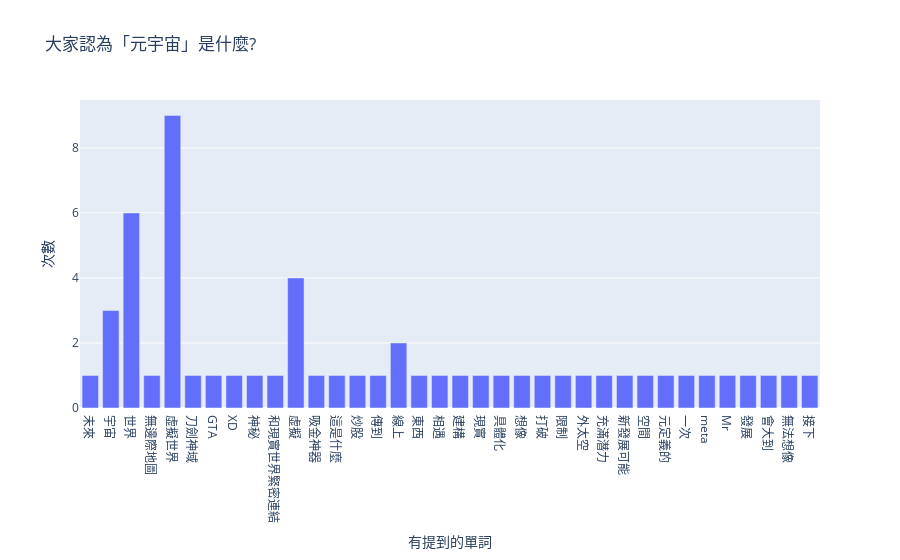

Source (notebook cell):
### Code cell
#視覺化
px.bar(result, x='有提到的單詞', y='次數', title='大家認為「元宇宙」是什麼?')

### Figure 1 — Plotly figure (JSON) as saved in the notebook; plotly's stock layout.template omitted (floating-point values rounded to 4 significant figures)
{"data": [{"alignmentgroup": "True", "hovertemplate": "有提到的單詞=%{x}<br>次數=%{y}<extra></extra>", "legendgroup": "", "marker": {"color": "#636efa", "pattern": {"shape": ""}}, "name": "", "offsetgroup": "", "orientation": "v", "showlegend": false, "textposition": "auto", "type": "bar", "x": ["未來", "宇宙", "世界", "無邊際地圖", "虛擬世界", "刀劍神域", "GTA", "XD", "神秘", "和現實世界緊密連結", "虛擬", "吸金神器", "這是什麼", "炒股", "傳到", "線上", "東西", "相遇", "建構", "現實", "具體化", "想像", "打破", "限制", "外太空", "充滿潛力", "新發展可能", "空間", "元定義的", "一次", "meta", "Mr", "發展", "會大到", "無法想像", "接下"], "xaxis": "x", "y": [1, 3, 6, 1, 9, 1, 1, 1, 1, 1, 4, 1, 1, 1, 1, 2, 1, 1, 1, 1, 1, 1, 1, 1, 1, 1, 1, 1, 1, 1, 1, 1, 1, 1, 1, 1], "yaxis": "y"}], "layout": {"barmode": "relative", "legend": {"tracegroupgap": 0}, "title": {"text": "大家認為「元宇宙」是什麼?"}, "xaxis": {"anchor": "y", "domain": [0, 1], "title": {"text": "有提到的單詞"}}, "yaxis": {"anchor": "x", "domain": [0, 1], "title": {"text": "次數"}}}}
